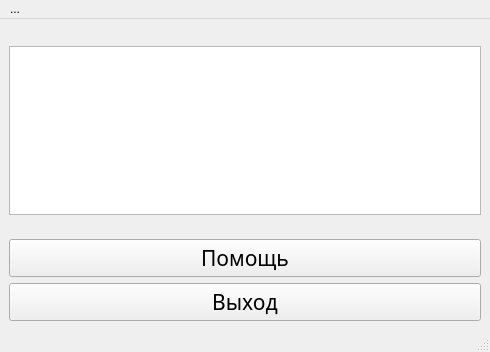
<?xml version="1.0" encoding="UTF-8"?>
<ui version="4.0">
 <class>Cpm</class>
 <widget class="QMainWindow" name="Cpm">
  <property name="geometry">
   <rect>
    <x>0</x>
    <y>0</y>
    <width>490</width>
    <height>352</height>
   </rect>
  </property>
  <property name="sizePolicy">
   <sizepolicy hsizetype="Expanding" vsizetype="Expanding">
    <horstretch>0</horstretch>
    <verstretch>0</verstretch>
   </sizepolicy>
  </property>
  <property name="windowTitle">
   <string>Текстовые квесты</string>
  </property>
  <widget class="QWidget" name="centralwidget">
   <layout class="QVBoxLayout" name="verticalLayout">
    <item>
     <spacer name="verticalSpacer">
      <property name="orientation">
       <enum>Qt::Vertical</enum>
      </property>
      <property name="sizeType">
       <enum>QSizePolicy::Preferred</enum>
      </property>
      <property name="sizeHint" stdset="0">
       <size>
        <width>20</width>
        <height>40</height>
       </size>
      </property>
     </spacer>
    </item>
    <item>
     <widget class="QTextBrowser" name="textBrowser"/>
    </item>
    <item>
     <spacer name="verticalSpacer_2">
      <property name="orientation">
       <enum>Qt::Vertical</enum>
      </property>
      <property name="sizeType">
       <enum>QSizePolicy::Preferred</enum>
      </property>
      <property name="sizeHint" stdset="0">
       <size>
        <width>20</width>
        <height>40</height>
       </size>
      </property>
     </spacer>
    </item>
    <item>
     <widget class="QPushButton" name="pushButton_2">
      <property name="sizePolicy">
       <sizepolicy hsizetype="Preferred" vsizetype="Preferred">
        <horstretch>0</horstretch>
        <verstretch>0</verstretch>
       </sizepolicy>
      </property>
      <property name="font">
       <font>
        <family>Segoe Print</family>
        <pointsize>16</pointsize>
        <italic>false</italic>
       </font>
      </property>
      <property name="cursor">
       <cursorShape>PointingHandCursor</cursorShape>
      </property>
      <property name="text">
       <string>Помощь</string>
      </property>
     </widget>
    </item>
    <item>
     <widget class="QPushButton" name="pushButton_3">
      <property name="sizePolicy">
       <sizepolicy hsizetype="Preferred" vsizetype="Preferred">
        <horstretch>0</horstretch>
        <verstretch>0</verstretch>
       </sizepolicy>
      </property>
      <property name="font">
       <font>
        <family>Segoe Print</family>
        <pointsize>16</pointsize>
        <italic>false</italic>
       </font>
      </property>
      <property name="cursor">
       <cursorShape>PointingHandCursor</cursorShape>
      </property>
      <property name="text">
       <string>Выход</string>
      </property>
     </widget>
    </item>
   </layout>
  </widget>
  <widget class="QMenuBar" name="menubar">
   <property name="geometry">
    <rect>
     <x>0</x>
     <y>0</y>
     <width>490</width>
     <height>21</height>
    </rect>
   </property>
   <widget class="QMenu" name="menu">
    <property name="title">
     <string>...</string>
    </property>
    <addaction name="separator"/>
    <addaction name="separator"/>
    <addaction name="action_3"/>
    <addaction name="action_4"/>
   </widget>
   <addaction name="menu"/>
  </widget>
  <widget class="QStatusBar" name="statusbar"/>
  <action name="action_3">
   <property name="text">
    <string>О приложении</string>
   </property>
  </action>
  <action name="action_4">
   <property name="text">
    <string>Выход</string>
   </property>
  </action>
 </widget>
 <resources/>
 <connections/>
</ui>
